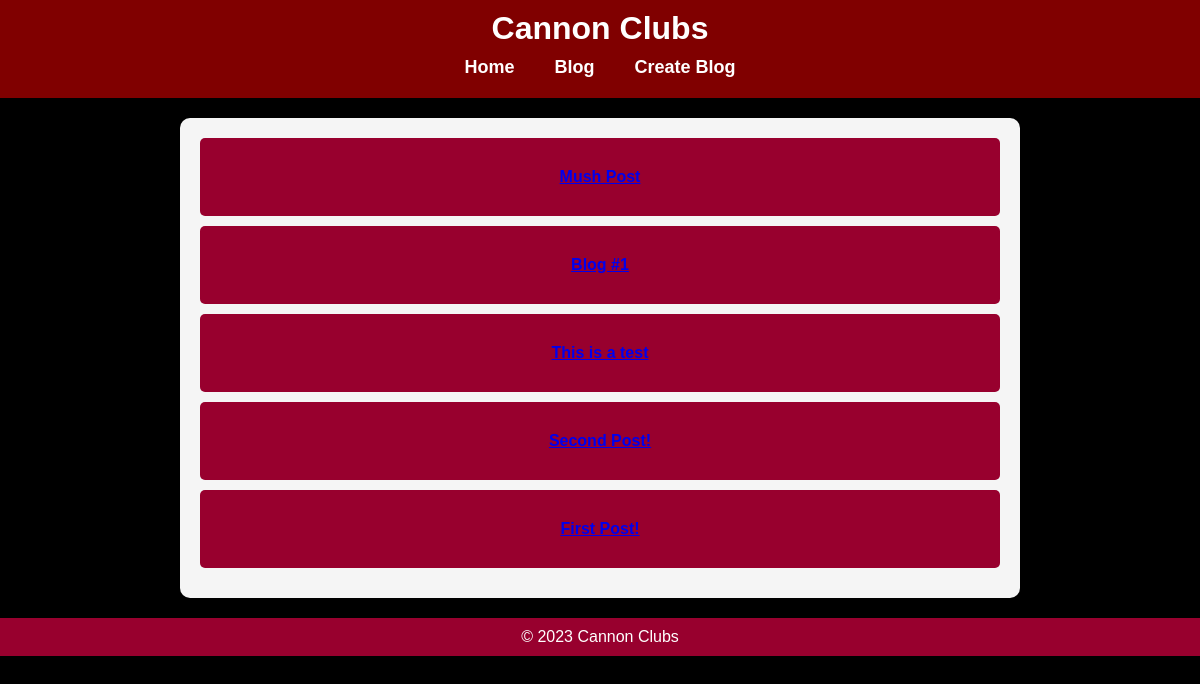
The page /blog/ on the database as committed earlier.
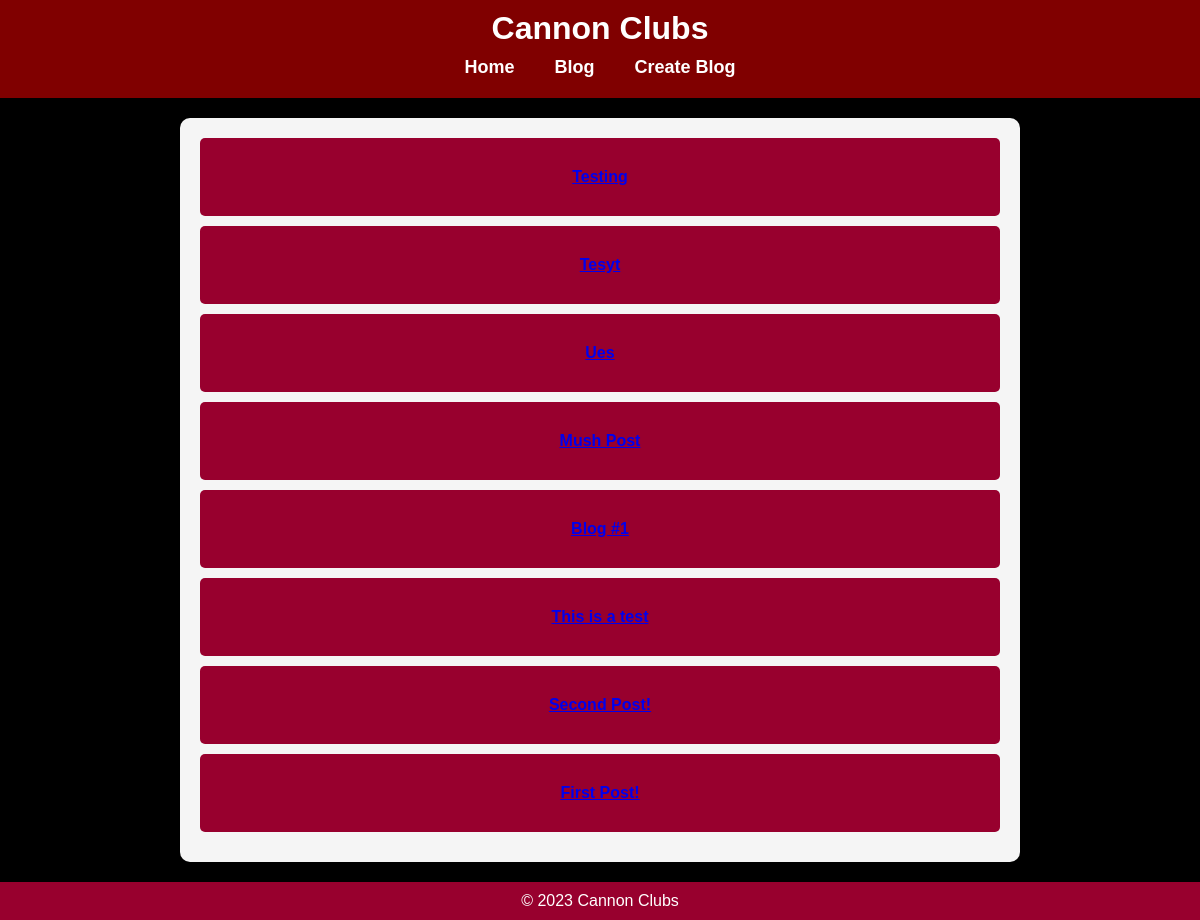
The same page on the database as committed later.
### blog/models.py (models this page shows, shortened)
class Post(models.Model):
    name = models.CharField(max_length=50)
    picture = models.ImageField()
    pub_date = models.DateTimeField("date published")
    words = models.CharField(max_length=250)

### blog/views.py (the view)
# urls.py: path("", views.IndexView.as_view(), name='index'),
class IndexView(generic.ListView):
    template_name = "blog/index.html"
    context_object_name = "latest_blog_entries"
    def get_queryset(self):
        return Post.objects.filter(pub_date__lte=timezone.now()).order_by("-pub_date")[:10]

### blog/templates/blog/index.html (shortened to what this page needs)
{% load static %}
<!DOCTYPE html>
<html>
<head>
    <link rel="stylesheet" type="text/css" href="{% static 'blog/style.css' %}">
</head>
<body>
    <header id="navbar">
        <h1>Cannon Clubs</h1>
        <nav class="navbar-container">
            <ul class="nav-list">
                <li class="nav-item"><a href="/" class="nav-link">Home</a></li>
                <li class="nav-item"><a href="/blog" class="nav-link">Blog</a></li>
                <li class="nav-item"><a href="/blog/form" class="nav-link">Create Blog</a></li>
            </ul>
        </nav>
    </header>
    <div class="container">
        {% if latest_blog_entries %}
            <ul class="cool-list">
                {% for post in latest_blog_entries %}
                    <li><a href="{% url 'blog:post' post.id %}">{{ post.name }}</a></li>
                {% endfor %}
            </ul>
        {% else %}
            <p>No posts are available.</p>
        {% endif %}
    </div>
    <footer>
        &copy; 2023 Cannon Clubs
    </footer>
</body>
</html>

Rows that differ between the two databases and show on the page:
added Post: name "Testing"
added Post: name "Tesyt"
added Post: name "Ues"
